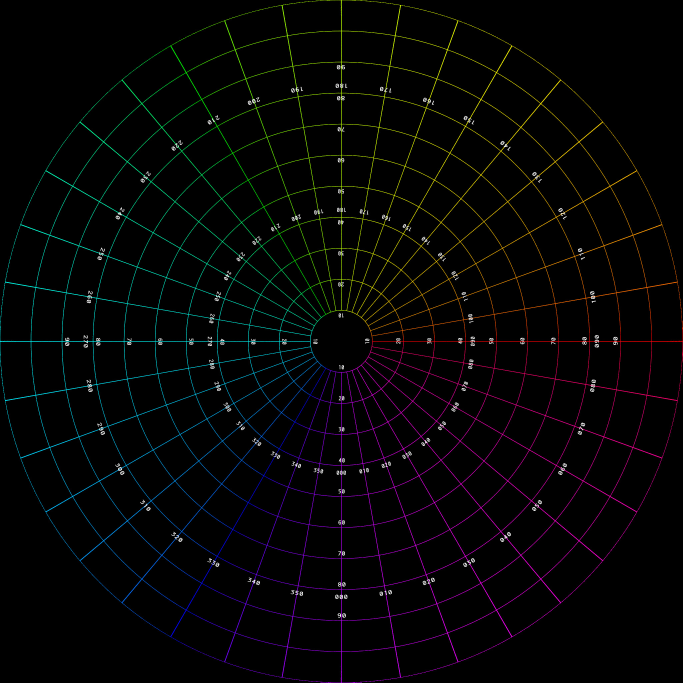
#> input picture Fisheye_Correct/fish2sphere220.jpg, 2048 x 2048 px (shown at 1/3 size)
$ python fisheye_correct.py
#> lines starting #> are read from the running program, lines starting #| are printed output that depends on the picture
import cv2
import numpy as np

PI = np.pi
OUT_HEIGHT = 480

# CAM_MOD
EQUIDISTANCE = 0
USER_DEFINE = 1


def rotate3d(point3d, dim='x', rotate_angle=0):
    cosine = np.cos(rotate_angle)
    sine = np.sin(rotate_angle)
    rx = np.array([[1, 0, 0], [0, cosine, sine], [0, -sine, cosine]])
    ry = np.array([[cosine, 0, -sine], [0, 1, 0], [sine, 0, cosine]])
    rz = np.array([[cosine, sine, 0], [-sine, cosine, 0], [0, 0, 1]])
    r = {'x': rx, 'y': ry, 'z': rz}
    return np.dot(r[dim], point3d)


def convert_longlat(src, center, radius, out_height=OUT_HEIGHT, fov=220./180*PI, cam_mode=EQUIDISTANCE):
    out_width = out_height * 2
    focal = 2 * radius / fov
    ret = np.zeros((out_height, out_width, 3), np.uint8)
    src_size = src.shape
    for i in range(0, out_height):
        for j in range(0, out_width):
            # get points in sphere
            theta = j * 2 * PI / out_width - PI
            phi = i * PI / out_height - PI / 2
            x = np.cos(phi) * np.sin(theta)
            y = np.cos(phi) * np.cos(theta)
            z = np.sin(phi)
            # x, y, z = rotate3d((x, y, z), 'y', PI/2)

            # get points in circle
            theta2d = np.arctan2(z, x)
            phi2d = np.arctan2(np.sqrt(x * x + z * z), y)

            if cam_mode == 0:
                p = focal * phi2d
            elif cam_mode == 1:
                pass
            x1 = int(center[0] + p * np.cos(theta2d))
            y1 = int(center[1] + p * np.sin(theta2d))

            # map
            if 0 < x1 < src_size[0] and 0 < y1 < src_size[1]:
                ret[i][j] = src[y1][x1]
    return ret


# main
src = cv2.imread('fish2sphere220.jpg')
#> src is the input picture: shape (2048, 2048, 3); mean B, G, R 5.1, 5, 5.1
size = src.shape
#> size = (2048, 2048, 3)
res = convert_longlat(src, (size[0]/2, size[1]/2), size[0]/2)
#> after the loop in convert_longlat, `for i in range(0, out_height):`:
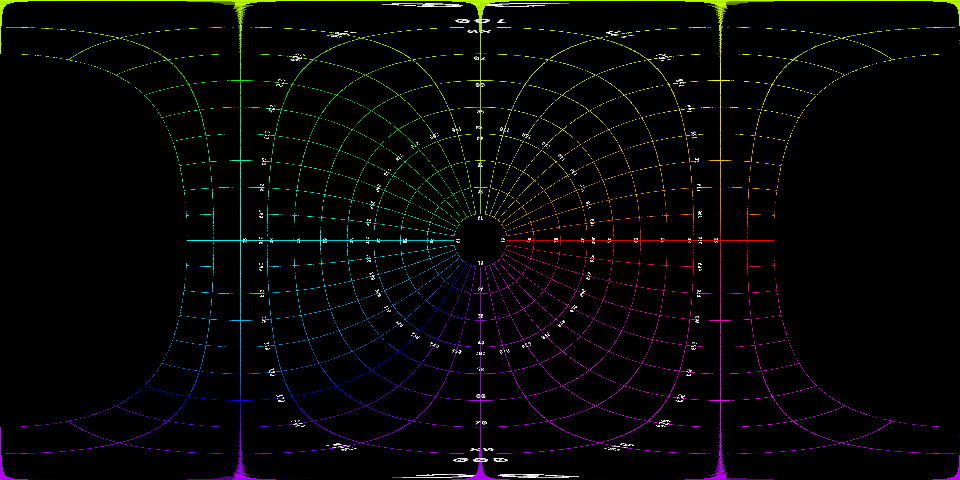
#> ret: shape (480, 960, 3); mean B, G, R 5.2, 5.6, 6
cv2.imshow('res', res)
cv2.waitKey(0)

$ run again, with Fisheye_Correct/fish2sphere120.jpg copied over Fisheye_Correct/fish2sphere220.jpg
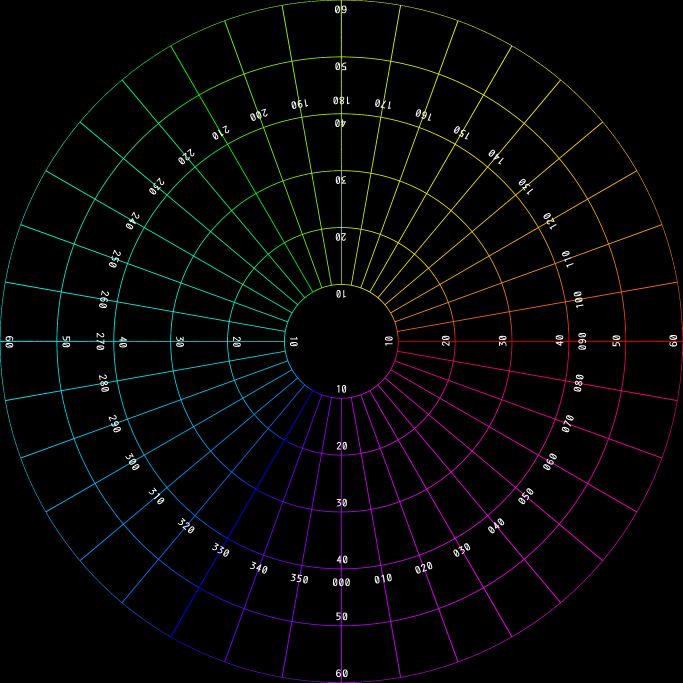
#> input picture Fisheye_Correct/fish2sphere120.jpg, 2048 x 2048 px (shown at 1/3 size)
#> src is the input picture: shape (2048, 2048, 3); mean B, G, R 5.9, 5.7, 5.8
#> after the loop in convert_longlat, `for i in range(0, out_height):`:
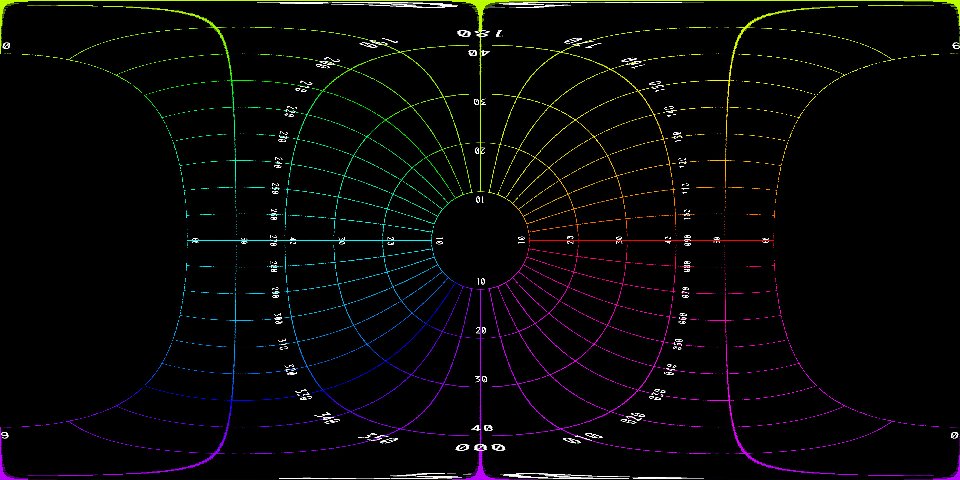
#> ret: shape (480, 960, 3); mean B, G, R 6.3, 6.7, 7.1

$ run again, with Fisheye_Correct/fish2sphere180.jpg copied over Fisheye_Correct/fish2sphere220.jpg
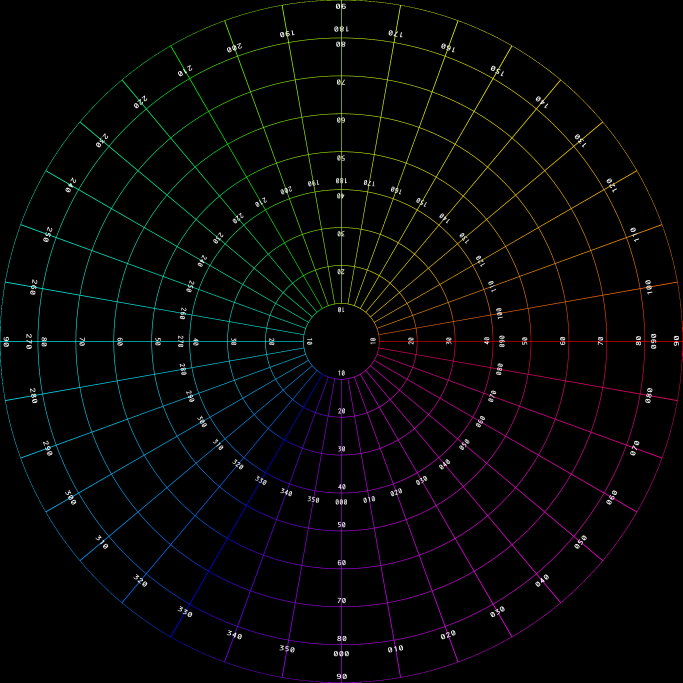
#> input picture Fisheye_Correct/fish2sphere180.jpg, 2048 x 2048 px (shown at 1/3 size)
#> src is the input picture: shape (2048, 2048, 3); mean B, G, R 5.6, 5.4, 5.5
#> after the loop in convert_longlat, `for i in range(0, out_height):`:
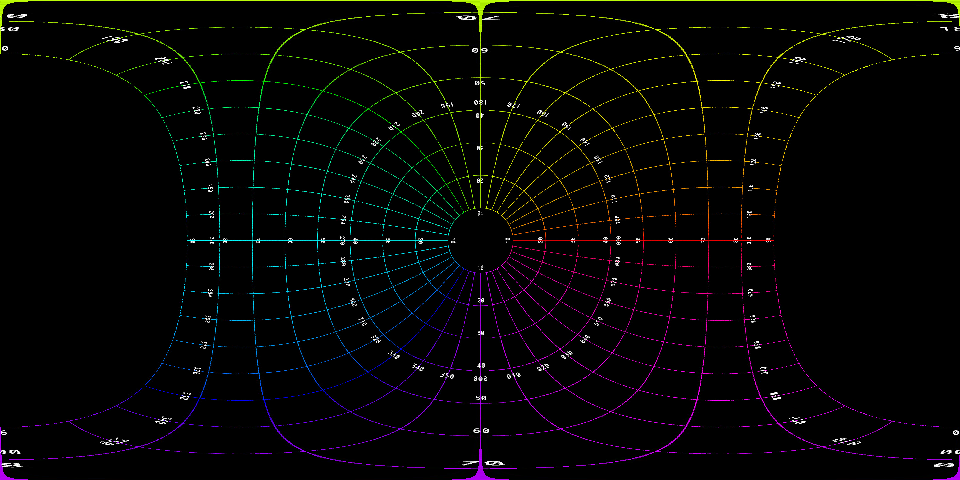
#> ret: shape (480, 960, 3); mean B, G, R 5.1, 5.4, 5.8
